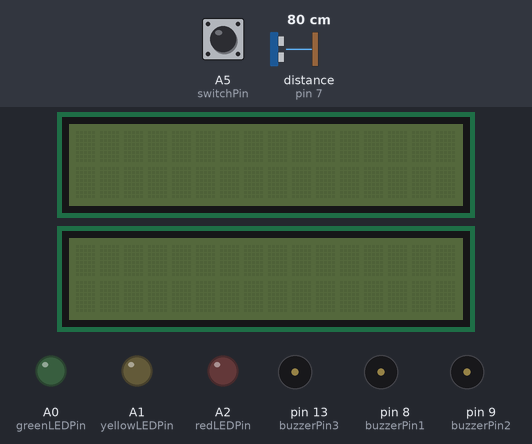
The sketch below on a simulated Arduino Uno, built with avr-gcc and run on an emulated ATmega328P. Parts: 2 × 16×2 character LCD, output pins drawn as LEDs (lit = HIGH), buzzer (waves = sounding, pin HIGH). The test bench sets the inputs (shaded band); at power-on: A5 (switchPin) LOW, distance to the obstacle (sensor on pin 7) 80 cm. The echo pulse lasts 58.3 µs per cm; pins used as bus, display or sensor lines are not drawn.

Above: at 1.2 s.
1.3 s: A5 (switchPin) pulled HIGH for 0.15 s
At 2.2 s:
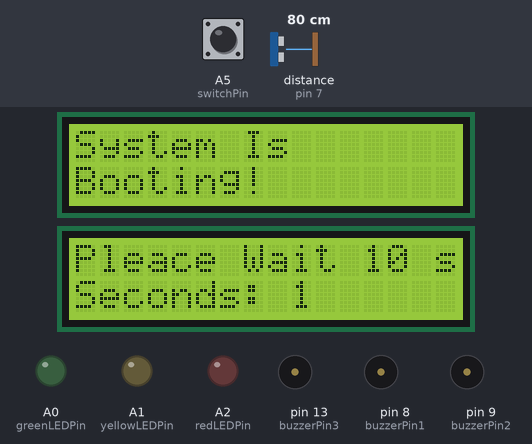
At 11.8 s:
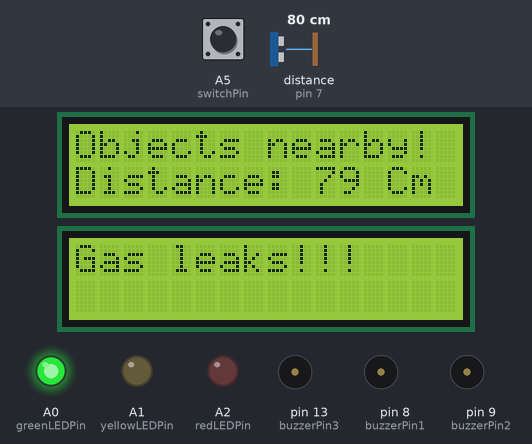
Timing chart, 0 to 12.9 s (numbered marks = the images above; inputs shaded):
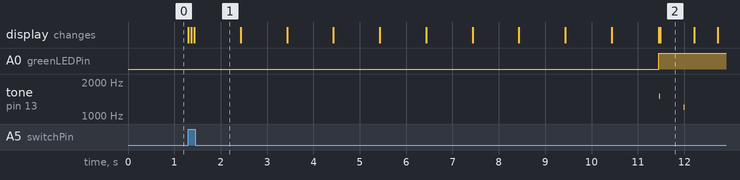

The sketch:

car_tools.ino
```cpp
#include <LiquidCrystal.h> // includes the LiquidCrystal Library

//----------------------------------

LiquidCrystal lcd(12, 11, 5, 4, 3, 2); // Creates an LCD object. Parameters: (rs, enable, d4, d5, d6, d7)
LiquidCrystal lcd1(12, 10, 5, 4, 3, 2);

//----------------------------------

int Li          = 0;  //Variables for LCD left scroll.
int Lii         = 16;

//----------------------------------

const int trigPin = 6;
const int echoPin = 7;
const int buzzerPin1 = 8;
const int buzzerPin2 = 9;
const int buzzerPin3 = 13;    //Mapping the pins.
const int greenLEDPin=A0;
const int yellowLEDPin=A1;
const int redLEDPin=A2;
const int gasPin=A3;
const int tmpPin=A4;
const int switchPin = A5;


//----------------------------------

bool firstState=false;
bool secondState=false;
bool thirdState=false;
bool fourthState=false;
long duration;
int distanceCm;  //Variables for the parctronic method.

//----------------------------------

String Scroll_LCD_Left(String StrDisplay)
{
  String result;
  String StrProcess =StrDisplay + "                ";  //Method that scrolls row from LCD from left to right.
  result = StrProcess.substring(Li,Lii);
  Li++;
  Lii++;
  if (Li>StrDisplay.length()-16){
    Li=0;
    Lii=16;
  }
  return result;
}

//----------------------------------


void setup()
{
   pinMode(trigPin, OUTPUT);
   pinMode(echoPin, INPUT);
   pinMode(greenLEDPin, OUTPUT);
   pinMode(yellowLEDPin, OUTPUT);
   pinMode(redLEDPin, OUTPUT);
   pinMode(buzzerPin1, OUTPUT);
   pinMode(buzzerPin2, OUTPUT);
   pinMode(buzzerPin3, OUTPUT);
   pinMode(gasPin,INPUT);
   pinMode(tmpPin,INPUT);
   pinMode(switchPin, INPUT);
}

//----------------------------------
bool bootedSystem=false;
void BootSystem()
{
   lcd.begin(16,2);
   lcd1.begin(16,2);
   lcd.display();
   lcd1.display();
   bootedSystem=true;
   lcd.print("System Is");
   lcd.setCursor(0,1);
   lcd.print("Booting!");
   lcd1.setCursor(0,0);
   lcd1.print("Pleace Wait 10 s.");
   lcd1.setCursor(0,1);
   lcd1.print("Seconds: ");

   for(int i=1; i<=10;i++)
   {
     lcd1.setCursor(9,1);
     lcd1.print(i);
     delay(1000);
   }
   lcd.clear();
   lcd1.clear();
}

//----------------------------------

void loop()
{
  if (digitalRead(switchPin) == HIGH )
  {
     if(bootedSystem==false)
     {
       BootSystem();
     }

     Parctronic();
     GasDetecting();
     Temperature();
  }
  else
  {
    lcd.clear();
    lcd1.clear();
    lcd.noDisplay();
    lcd1.noDisplay();
    digitalWrite(greenLEDPin, LOW);
    digitalWrite(yellowLEDPin, LOW);
    digitalWrite(redLEDPin, LOW);
    digitalWrite(trigPin, LOW);
    digitalWrite(buzzerPin1, LOW);
    digitalWrite(buzzerPin2, LOW);
    digitalWrite(buzzerPin3, LOW);
    digitalWrite(gasPin, LOW);
    digitalWrite(tmpPin, LOW);
    bootedSystem=false;
  }
}

//----------------------------------

void Parctronic()
{
   digitalWrite(trigPin, LOW);
   delayMicroseconds(2);
   digitalWrite(trigPin, HIGH);
   delayMicroseconds(10);
   digitalWrite(trigPin, LOW);
   duration = pulseIn(echoPin, HIGH);
   distanceCm= duration*0.034/2;

   if(distanceCm>=332)
   {
     if(secondState==true || thirdState==true || fourthState==true)
     {
     	lcd.clear();
     }
   	 digitalWrite(greenLEDPin, LOW);
     digitalWrite(yellowLEDPin, LOW);
     digitalWrite(redLEDPin, LOW);
     firstState=true;
     secondState=false;
     thirdState=false;
     fourthState=false;
     lcd.setCursor(0,0);
	 lcd.print("Parktronic:");
     lcd.setCursor(0,1);
     lcd.print("Clear Sight!");
     delay(10);
   }

  else
   if(distanceCm>=75 && distanceCm<332)
   {
     if(firstState==true || thirdState==true || fourthState==true)
     {
     	lcd.clear();
     }
   	 digitalWrite(greenLEDPin, HIGH);
     digitalWrite(yellowLEDPin, LOW);
     digitalWrite(redLEDPin, LOW);
     secondState=true;
     firstState=false;
     thirdState=false;
     fourthState=false;
     lcd.setCursor(0,0);
	 lcd.print("Objects nearby!");
     lcd.setCursor(0,1);
     lcd.print("Distance: ");
     lcd.print(distanceCm);
     lcd.print(" Cm");
     delay(10);
   }

   else
     if(distanceCm<75 && distanceCm>=40)
  		{
          if(firstState==true || secondState==true || fourthState==true)
          {
              lcd.clear();
    	  }

  	  	  digitalWrite(greenLEDPin, LOW);
  		  digitalWrite(yellowLEDPin, HIGH);
  		  digitalWrite(redLEDPin, LOW);
          secondState=false;
     	  firstState=false;
          thirdState=true;
          fourthState=false;
    	  lcd.setCursor(0,0);
		  lcd.print("Close Objects!");
    	  lcd.setCursor(0,1);												//Parctronic system.
    	  lcd.print("Distance: ");
    	  lcd.print(distanceCm);
    	  lcd.print(" Cm");
     	  Buzzer(400,100,buzzerPin1);
          delay(10);
  		}
   else
     if(distanceCm<40 && distanceCm!=332)
   		{
     		if(firstState==true || secondState==true || thirdState==true)
     		{
     			lcd.clear();
     		}

   		  digitalWrite(greenLEDPin, LOW);
  		  digitalWrite(yellowLEDPin, LOW);
  		  digitalWrite(redLEDPin, HIGH);
          secondState=false;
     	  firstState=false;
          thirdState=false;
          fourthState=true;
    	  lcd.setCursor(0,0);
    	  lcd.print("Too close!");
     	  lcd.setCursor(0,1);
     	  lcd.print("Distance: ");
     	  lcd.print(distanceCm);
     	  lcd.print(" Cm");
          Buzzer(700,10,buzzerPin1);
          delay(10);
  		 }
}

//----------------------------------

void Buzzer(int frequency,int del, int pin)
{
  tone(pin, frequency);
  delay(del);
  noTone(pin);      //Method that controls the buzzers.
  delay(del);
}

//----------------------------------

void GasDetecting()
{
  int gasDetecting=analogRead(gasPin);
  if(gasDetecting>487)
  {
    clearLCD1Line(0);
  	Buzzer(1500,10,buzzerPin2);
    lcd1.setCursor(0,0);
    lcd1.print("Gas leaks!!!");  //Method that controls gas leaking.
    delay(500);
  }
  else
  {
    lcd1.setCursor(0,0);
    lcd1.print("No Gas Leaks!");
    delay(10);
  }
}

//----------------------------------

void clearLCD1Line(int line)
{
   lcd1.setCursor(0,line);
   for(int n = 0; n < 17; n++)   //Method that clears one row from LCD1.
   {
     lcd1.print("  ");
   }
}

//----------------------------------

void Temperature()
{
  int reading = analogRead(tmpPin);
  float voltage = reading * 5.0;
  voltage /= 1024.0;
  float temperatureC = (voltage - 0.5) * 100 ;


  if(temperatureC>85)
  {
    clearLCD1Line(1);
   	Buzzer(1200,10,buzzerPin3);

    for (int i = 0; i <= 5; i++)
    {
       lcd1.setCursor(0, 1);
       lcd1.print(Scroll_LCD_Left("High T Of The Engine!"));
       delay(30);
    }

    clearLCD1Line(1);											//Method that controls engine temperature.
    lcd1.setCursor(0,1);
    lcd1.print("T: ");
    lcd1.print(temperatureC);
    lcd1.print(" C");
    delay(500);
    clearLCD1Line(1);
    lcd1.setCursor(0,1);
    lcd1.print("STOP THE CAR!");
    delay(500);
  }
  else
  {
    lcd1.setCursor(0,1);
    lcd1.print("Engine T:");
    lcd1.print(temperatureC);
    lcd1.print(" C");
    delay(10);
  }
}

//----------------------------------
```

Measured:
- after the input at 1.3 s, A0 (greenLEDPin): LOW → HIGH after 10.1 s; tone on pin 13 (buzzerPin3): silent → 1500 Hz after 10.2 s, → silent 0.01 s later, → 1200 Hz 0.52 s later, → silent 0.01 s later; the display: first changes at once (image 1 shows a later state)
